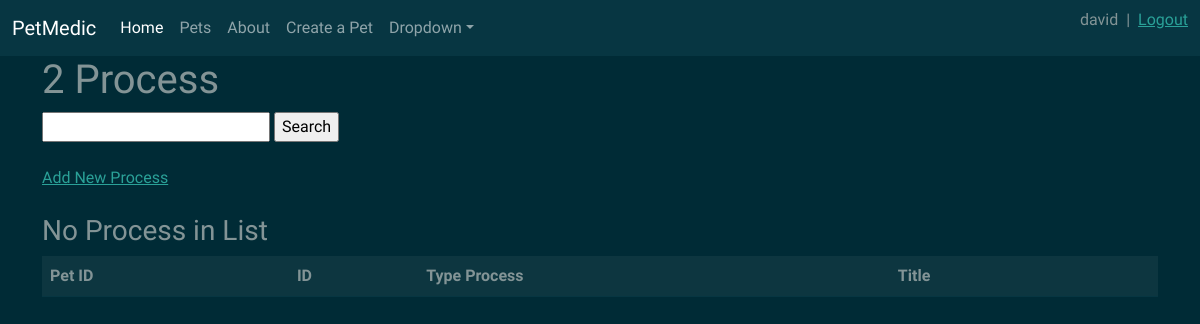
/pet/2/processes/ (signed in), run on an earlier commit of the app's database.
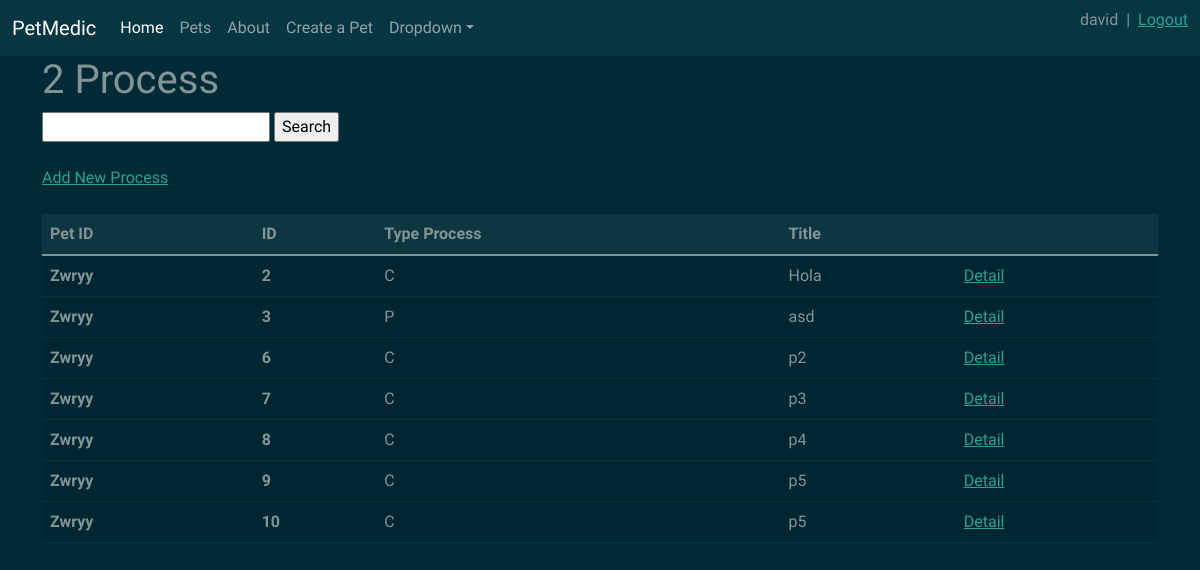
And on a later commit of the database.
### process/models.py (models this page shows, shortened)
class Process(models.Model):
    CONSULT = 'C'
    PROCESS = 'P'
    PROCESS_CHOICES = [
        (CONSULT, 'Consult'),
        (PROCESS, 'Process'),
    ]
    pet_id = models.ForeignKey(
        Pet,
        on_delete=models.CASCADE,
        null=True,
        blank=True,
    )
    id = models.AutoField(primary_key=True)
    type_process = models.CharField(
        max_length=2,
        choices=PROCESS_CHOICES,
        default=CONSULT,
    )
    title = models.CharField(max_length=100)
    description = models.TextField(null=True, blank=True)
    weight = models.DecimalField(max_digits=5, decimal_places=2)
    updated = models.DateTimeField(auto_now=True)  # hace referencia de cuando de actualiza  (todo el tiempo)
    created = models.DateTimeField(auto_now_add=True)  # hace referencia a cuando se creo la mascota (una vez)

### pet/models.py (models this page shows)
class Pet(models.Model):
    owner = models.ForeignKey(
        User,
        on_delete=models.CASCADE,
        null=True,
        blank=True,
    )
    FEMALE = 'F'
    MALE = 'M'
    GENDER_CHOICES = [
        (FEMALE, 'Female'),
        (MALE, 'Male'),
    ]
    id = models.AutoField(primary_key=True)
    name = models.CharField(max_length=100)
    type_animal = models.CharField(max_length=100)
    raze = models.CharField(max_length=100)
    gender = models.CharField(
        max_length=2,
        choices=GENDER_CHOICES,
        default=FEMALE,
    )
    description = models.TextField(null=True, blank=True)
    birth_day = models.DateField()
    picture = models.CharField(max_length=500)
    updated = models.DateTimeField(auto_now=True)  # hace referencia de cuando de actualiza  (todo el tiempo)
    created = models.DateTimeField(auto_now_add=True)  # hace referencia a cuando se creo la mascota (una vez)
    def __str__(self):
        return self.name

### process/views.py (the view)
# urls.py: path('pet/<int:id_pet>/processes/', ProcessList.as_view(), name='process_list'),
class ProcessList(LoginRequiredMixin, ListView):
    model = Process
    context_object_name = 'pros'
    template_name = 'process/process_list.html'
    def get_context_data(self, *, object_list=None, **kwargs):
        context = super().get_context_data(**kwargs)
        newPet = Pet()
        newPet.id = self.kwargs['id_pet']
        context['pros'] = context['pros'].filter(pet_id=newPet.id)
        context['id_pet'] = self.kwargs['id_pet']
        return context

### process/templates/process/process_list.html (shortened to what this page needs)
{% extends 'main.html'%}
{% block content %}
<h1> {{id_pet}}  Process </h1>
<form method="GET">
    <input type="text" name="search-area" value="{{search_input}}">
    <input type="submit" value="Search">
</form>
<br>
<a href="{% url 'process_create' id_pet %}">Add New Process</a>
<br>
<br>
<div>
    <table class="table table-hover">
        <thead>
        <tr>
            <th scope="col">Pet ID</th>
            <th scope="col">ID</th>
            <th scope="col">Type Process</th>
            <th scope="col">Title</th>
            <th scope="col"></th>
        </tr>
        </thead>
        <tbody>
        {% for pro in pros %}
        <tr class="table-active">
            <th scope="row">{{pro.pet_id}}</th>
            <th scope="row">{{pro.id}}</th>
            <td>{{pro.type_process}}</td>
            <td>{{pro.title}}</td>
            <td><a href="{% url 'process_detail' id_pet pro.id %}">Detail</a></td>
        </tr>
        {% empty %}
        <h3> No Process in List </h3>
        {% endfor %}
    </table>
</div>
{% endblock %}

### templates/main.html (shortened to what this page needs)
<!DOCTYPE html>
<html lang="en">
<head>
</head>
<body>
    {% include 'navbar.html' %}
    <div class="container">
        {% block content %}
        {% endblock %}
    </div>
</body>
</html>

### templates/navbar.html (shortened to what this page needs)
<link rel="stylesheet"
      type="text/css"
      href="{% static 'css/bootstrap.min.css' %}">
<nav class="navbar navbar-expand-lg navbar-dark bg-dark">
    <div class="container-fluid">
        <a class="navbar-brand" href="/">PetMedic</a>
        <div class="collapse navbar-collapse" id="navbarColor02">
            <ul class="navbar-nav me-auto">
                <li class="nav-item">
                    <a class="nav-link active" href="">Home
                    </a>
                </li>
                <li class="nav-item">
                    <a class="nav-link" href="{% url 'pet_list' %}">Pets</a>
                </li>
                <li class="nav-item">
                    <a class="nav-link" href="#">About</a>
                </li>
                <li class="nav-item">
                    <a class="nav-link" href="">Create a Pet</a>
                </li>
                <li class="nav-item dropdown">
                    <a class="nav-link dropdown-toggle" data-bs-toggle="dropdown" href="#" role="button"
                       aria-haspopup="true" aria-expanded="false">Dropdown</a>
                </li>
            </ul>
            <div class="d-flex">
                {% if request.user.is_authenticated %}
                <p style=" margin-right: 0.5em; ">
                    {{request.user}}
                </p>
                |
                <a style=" margin-left: 0.5em; " href="{% url 'logout' %}">Logout</a>
                {% else %}
                <a style=" margin-left: 0.5em; " href="{% url 'login' %}">Login</a>
                {% endif %}
            </div>
        </div>
    </div>
</nav>

What changed in the data, as far as the page shows it:
added Process: pet_id "Zwryy", id "2", type_process "C", title "Hola"
added Process: pet_id "Zwryy", id "3", type_process "P", title "asd"
added Process: pet_id "Zwryy", id "6", type_process "C", title "p2"
added Process: pet_id "Zwryy", id "7", type_process "C", title "p3"
added Process: pet_id "Zwryy", id "8", type_process "C", title "p4"
added Process: pet_id "Zwryy", id "9", type_process "C", title "p5"
added Process: pet_id "Zwryy", id "10", type_process "C", title "p5"
Also different on the page:
text no longer shown: "No Process in List"
